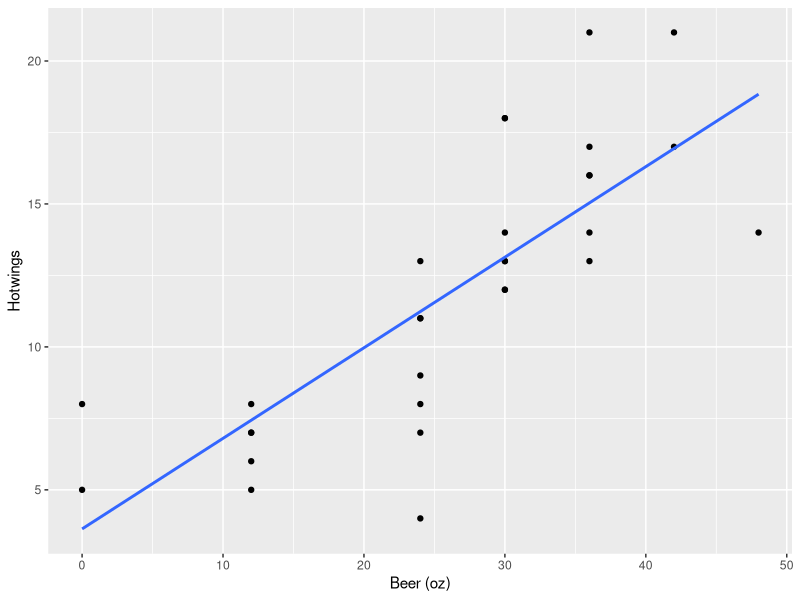

The R script that drew this image:
## ---- chunk 1
knitr::opts_chunk$set(echo = TRUE)
library(tidyverse)
##library(ggplot2)
##library(dplyr)
## ---- chunk 2
Beerwings <- read.csv("../datasets/Beerwings.csv")
head(Beerwings)
## ---- chunk 3
Beerwings %>% ggplot(aes(x=Beer,y=Hotwings))+
  geom_point() +
  labs(x="Beer (oz)",y="Hotwings")+
  geom_smooth(method="lm",se=FALSE)
